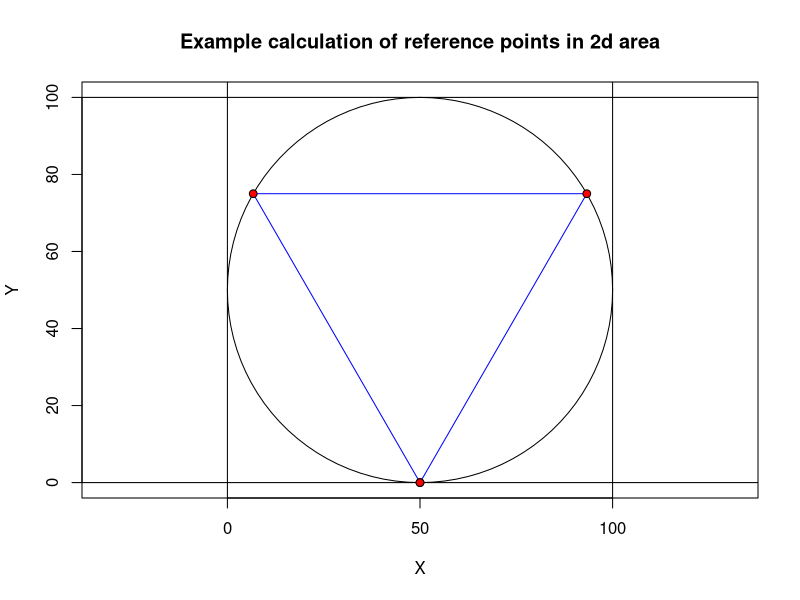
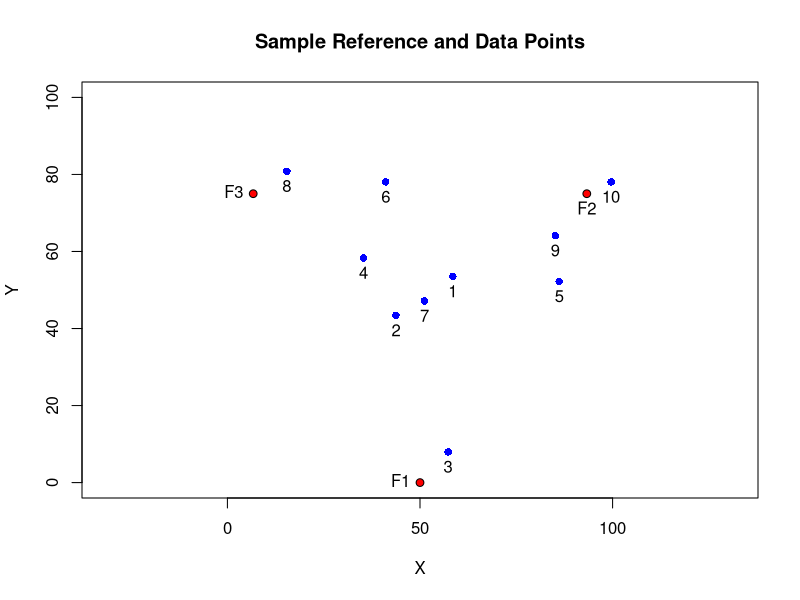
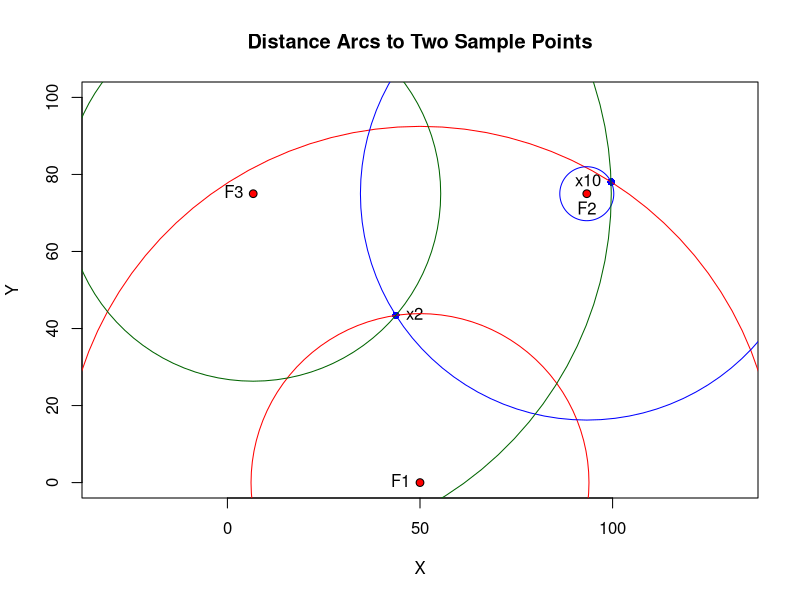

R code for these plots, in order:
## ---- chunk 1
library(plotrix)

plot(x=NULL, y=NULL, xlim=c(0,100), ylim=c(0,100), asp = 1,
     xlab='X', ylab='Y',
     main = "Example calculation of reference points in 2d area")
draw.circle(x = 50, y = 50, radius = 50)
abline(h=0)
abline(h=100)
abline(v=0)
abline(v=100)

# Draw point
draw.circle(x = 50, y = 0, radius = 1, lwd = 1, col="red")

# Triangle points:
myTri <- data.frame(id=1, x=50, y=0)
myTri <- rbind(myTri, c(2, 25*(2+sqrt(3)), tan(pi/3)*((25*(2+sqrt(3)))-50)))
myTri <- rbind(myTri, c(3, -25*(sqrt(3)-2), tan(-pi/3)*((-25*(sqrt(3)-2))-50)))
polygon(myTri[,2], myTri[,3], border="blue")

# abline(a=tan(pi/3)*(-50), tan(pi/3))


# Draw point
draw.circle(x = 50, y = 0, radius = 1, lwd = 1, col="red")
draw.circle(x = 25*(2+sqrt(3)), y = tan(pi/3)*((25*(2+sqrt(3)))-50), radius = 1, lwd = 1, col="red")
draw.circle(x = -25*(sqrt(3)-2), y = tan(-pi/3)*((-25*(sqrt(3)-2))-50), radius = 1, lwd = 1, col="red")
## ---- chunk 2
  library(knitr)
  myDist <- function(x, y) {
    # x and y must be 2D points -- (x,y) tuples i.e.: x <- c(1,2) y <- c(3,4)
    d <- sqrt((x[[1]]-y[[1]])^2+(x[[2]]-y[[2]])^2)
    return(d)
  }

  # Function to generate lots of random points
  makepoints <- function(n, min, max) {
    set.seed(1729)
    myPoints <- data.frame(x = runif(n = n, min = min, max = max),
                           y = runif(n = n, min = min, max = max))
    return(myPoints)
  }

  # 10 Random Points (seed ensures reproducibility):
  myPoints <- makepoints(10, 0, 100)
  kable(myPoints, caption = "10 Random Points")
## ---- chunk 3
  myTrilat <- data.frame(d1=NULL, d2=NULL, d3=NULL)
  for(i in 1:nrow(myPoints)) {
    myTrilat[i, 'd1'] <- myDist(c(myPoints[i,'x'], myPoints[i, 'y']), c(myTri[1,'x'], myTri[1,'y']))
    myTrilat[i, 'd2'] <- myDist(c(myPoints[i,'x'], myPoints[i, 'y']), c(myTri[2,'x'], myTri[2,'y']))
    myTrilat[i, 'd3'] <- myDist(c(myPoints[i,'x'], myPoints[i, 'y']), c(myTri[3,'x'], myTri[3,'y']))
  }

  myTrilateration <- cbind(myPoints, myTrilat)
  rm(myTrilat)  #twas temporary
  kable(myTrilateration, caption="Multilateration Index of 10 Random Points WRT Fixed points F")
## ---- chunk 4

  plot(x=NULL, y=NULL, xlim=c(0,100), ylim=c(0,100), asp = 1,
       xlab='X', ylab='Y', main = "Sample Reference and Data Points")
  points(myTrilateration, col="blue", pch=16, asp=1)
  text(myTrilateration, pos = 1)
  
  draw.circle(x = myTri[1,'x'], y = myTri[1,'y'], radius = 1, lwd = 1, col="red")
  draw.circle(x = myTri[2,'x'], y = myTri[2,'y'], radius = 1, lwd = 1, col="red")
  draw.circle(x = myTri[3,'x'], y = myTri[3,'y'], radius = 1, lwd = 1, col="red")
  text(myTri[1, 'x'], myTri[1, 'y'], labels = 'F1', pos=2)
  text(myTri[2, 'x'], myTri[2, 'y'], labels = 'F2', pos=1)
  text(myTri[3, 'x'], myTri[3, 'y'], labels = 'F3', pos=2)
## ---- chunk 5
# Arcs around two points:
  
  plot(x=NULL, y=NULL, xlim=c(0,100), ylim=c(0,100), asp = 1,
       xlab='X', ylab='Y', main = "Distance Arcs to Two Sample Points")
  points(myTrilateration[c(2,10),'x'], myTrilateration[c(2,10),'y'], col="blue", pch=16, asp=1)
  text(myTrilateration[2,'x'], myTrilateration[2,'y'], labels = 'x2', pos=4)
  text(myTrilateration[10,'x'], myTrilateration[10,'y'], labels = 'x10', pos=2)
  
  draw.circle(x = myTri[1,'x'], y = myTri[1,'y'], radius = 1, lwd = 1, col="red")
  draw.circle(x = myTri[2,'x'], y = myTri[2,'y'], radius = 1, lwd = 1, col="red")
  draw.circle(x = myTri[3,'x'], y = myTri[3,'y'], radius = 1, lwd = 1, col="red")
  text(myTri[1, 'x'], myTri[1, 'y'], labels = 'F1', pos=2)
  text(myTri[2, 'x'], myTri[2, 'y'], labels = 'F2', pos=1)
  text(myTri[3, 'x'], myTri[3, 'y'], labels = 'F3', pos=2)
  
  
  draw.circle(x=myTri[1,'x'], y=myTri[1,'y'], radius=myTrilateration[2,'d1'], border="red")
  draw.circle(x=myTri[1,'x'], y=myTri[1,'y'], radius=myTrilateration[10,'d1'], border = "red")

  draw.circle(x=myTri[2,'x'], y=myTri[2,'y'], radius=myTrilateration[2,'d2'], border="blue")
  draw.circle(x=myTri[2,'x'], y=myTri[2,'y'], radius=myTrilateration[10,'d2'], border="blue")

  draw.circle(x=myTri[3,'x'], y=myTri[3,'y'], radius=myTrilateration[2,'d3'], border="darkgreen")
  draw.circle(x=myTri[3,'x'], y=myTri[3,'y'], radius=myTrilateration[10,'d3'], border="darkgreen")
